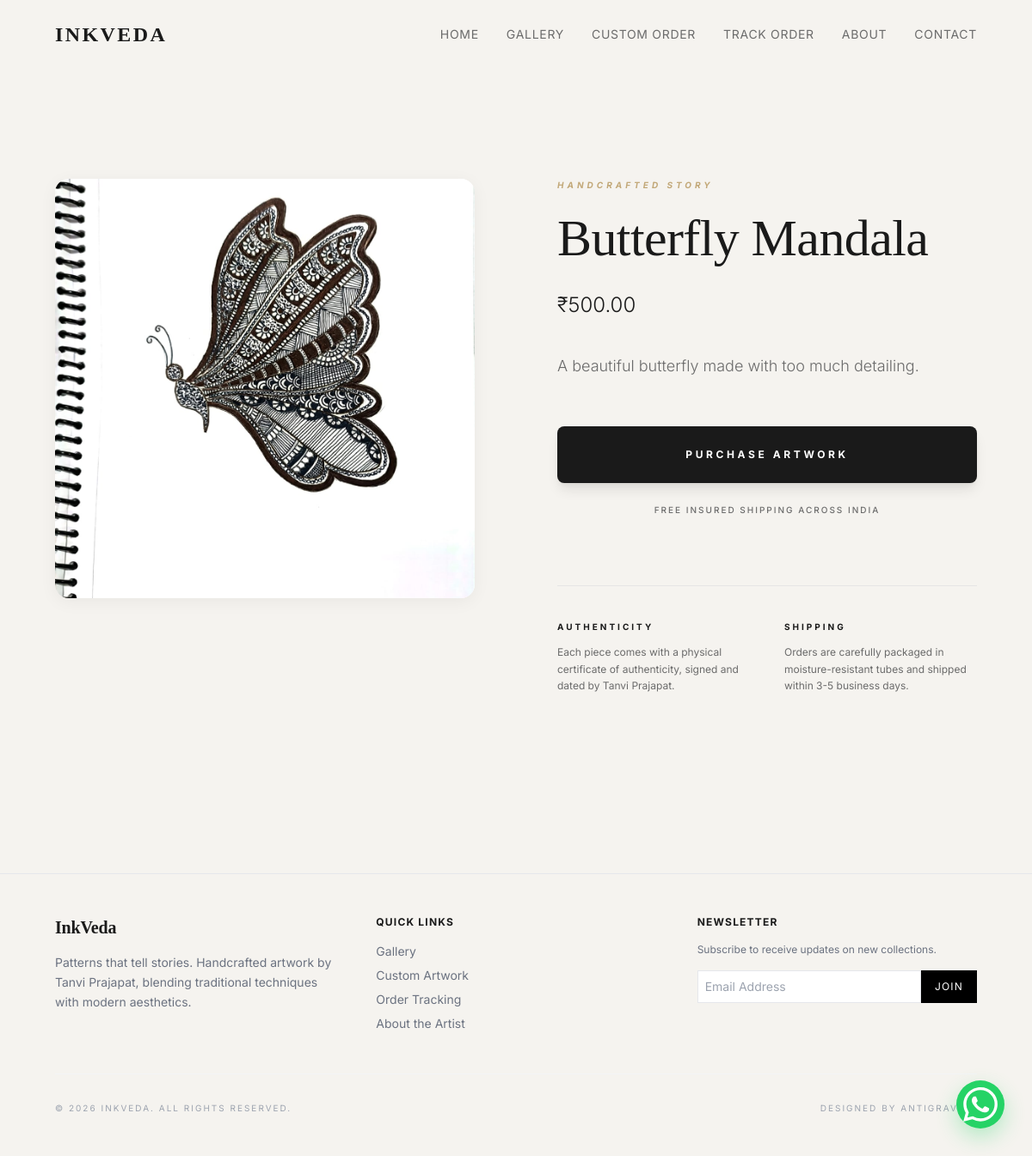
The app's page /artwork/1/ with its own data.
### artworks/models.py (models this page shows, shortened)
class Artwork(models.Model):
    CATEGORY_CHOICES = [
        ('Mandala', 'Mandala'),
        ('Zentangle', 'Zentangle'),
        ('Doodle', 'Doodle'),
        ('Typography', 'Typography'),
    ]
    title = models.CharField(max_length=200)
    description = models.TextField()
    image = models.ImageField(upload_to="artworks/%Y/%m/")
    category = models.CharField(max_length=50, choices=CATEGORY_CHOICES)
    price = models.DecimalField(max_digits=10, decimal_places=2)
    is_available = models.BooleanField(default=True)
    created_at = models.DateTimeField(auto_now_add=True)

### artworks/views.py (the view)
# urls.py: path('artwork/<int:pk>/', views.artwork_detail, name='artwork_detail'),
def artwork_detail(request, pk):
    artwork = get_object_or_404(Artwork, pk=pk)
    return render(request, 'artworks/artwork_detail.html', {'artwork': artwork})

### templates/artworks/artwork_detail.html (shortened to what this page needs)
{% extends 'base.html' %}
{% block content %}
<section class="py-32 px-6 lg:px-16 reveal">
    <div class="max-w-7xl mx-auto grid grid-cols-1 lg:grid-cols-2 gap-24">
        <div class="space-y-8 reveal">
            <div class="aspect-square bg-white overflow-hidden premium-shadow rounded-2xl">
                <img src="{{ artwork.image.url }}" alt="{{ artwork.title }}" class="w-full h-full object-cover transition duration-700 hover:scale-105">
            </div>
        </div>
        <div class="flex flex-col justify-center reveal">
            <span class="text-[10px] uppercase tracking-[0.4em] text-[#C2A878] font-bold mb-6 italic">Handcrafted Story</span>
            <h1 class="text-5xl md:text-6xl font-serif mb-8 leading-tight">{{ artwork.title }}</h1>
            <p class="text-2xl font-light mb-10 text-[#1A1A1A]">₹{{ artwork.price }}</p>
            <div class="prose prose-sm text-[#6B6B6B] max-w-none mb-14 leading-relaxed text-lg font-light">
                {{ artwork.description|linebreaks }}
            </div>
            {% if artwork.is_available %}
            <div class="space-y-6">
                <a href="{% url 'checkout' artwork.pk %}" class="btn-premium w-full block text-center py-6 text-xs uppercase tracking-[0.3em] font-bold shadow-lg shadow-[#1A1A1A]/10">Purchase Artwork</a>
                <p class="text-[10px] uppercase tracking-[0.2em] text-[#6B6B6B] text-center font-medium">Free insured shipping across India</p>
            </div>
            {% endif %}
            <div class="mt-20 pt-10 border-t border-[#E5E5E5] grid grid-cols-1 md:grid-cols-2 gap-10">
                <div class="space-y-3">
                    <h4 class="text-[10px] uppercase tracking-[0.3em] font-bold text-[#1A1A1A]">Authenticity</h4>
                    <p class="text-xs text-[#6B6B6B] leading-relaxed">Each piece comes with a physical certificate of authenticity, signed and dated by Tanvi Prajapat.</p>
                </div>
                <div class="space-y-3">
                    <h4 class="text-[10px] uppercase tracking-[0.3em] font-bold text-[#1A1A1A]">Shipping</h4>
                    <p class="text-xs text-[#6B6B6B] leading-relaxed">Orders are carefully packaged in moisture-resistant tubes and shipped within 3-5 business days.</p>
                </div>
            </div>
        </div>
    </div>
</section>
{% endblock %}

### templates/base.html (style rules this page uses)
:root { --bg-primary: #F5F3EF; --text-primary: #1A1A1A; --text-secondary: #6B6B6B; --accent: #C2A878; --border: #E5E5E5; }
body { font-family: 'Inter', sans-serif; background-color: var(--bg-primary); color: var(--text-primary); scroll-behavior: smooth; -webkit-font-smoothing: antialiased; }
.font-serif { font-family: 'Playfair Display', serif; letter-spacing: -0.01em; }
.premium-shadow { box-shadow: 0 4px 20px rgba(0, 0, 0, 0.05); transition: transform 0.3s ease, box-shadow 0.3s ease; border-radius: 12px; }
.btn-premium { background-color: var(--text-primary); color: #FFFFFF; border-radius: 8px; transition: all 0.3s ease; position: relative; overflow: hidden; border: 1px solid transparent; }
.reveal { opacity: 0; transform: translateY(30px); transition: all 0.8s cubic-bezier(0.165, 0.84, 0.44, 1); }
.reveal.active { opacity: 1; transform: translateY(0); }

### records on screen
Artwork: image (picture), title "Butterfly Mandala", price "500.00", description "A beautiful butterfly made with too much detailing."
